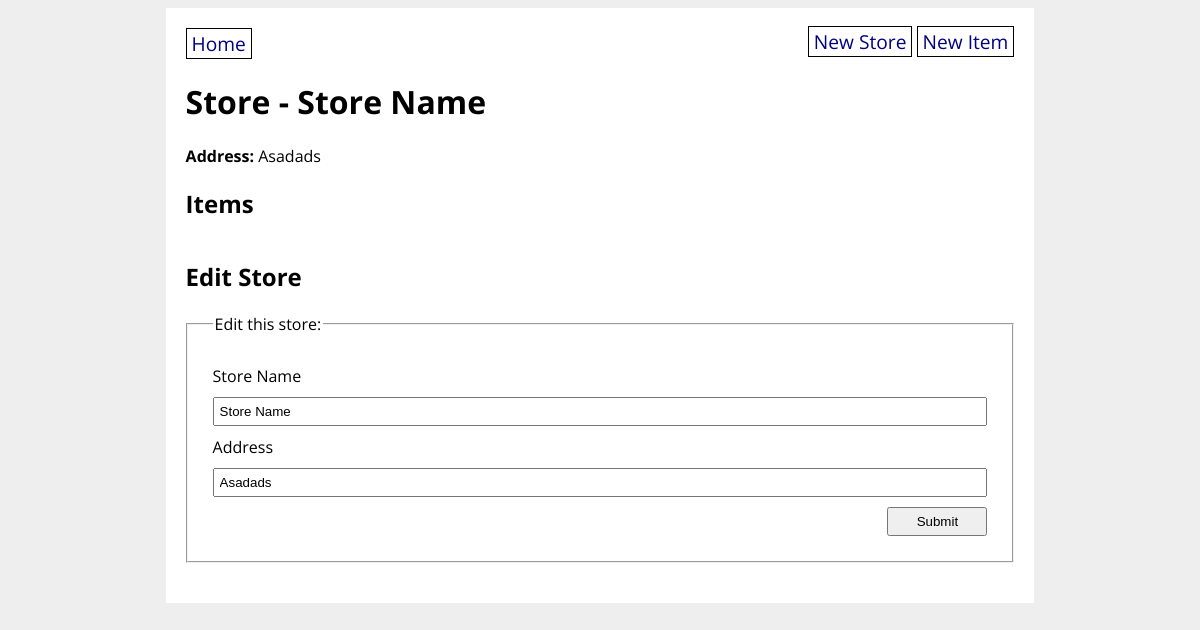
The app's page /store/2, older data.
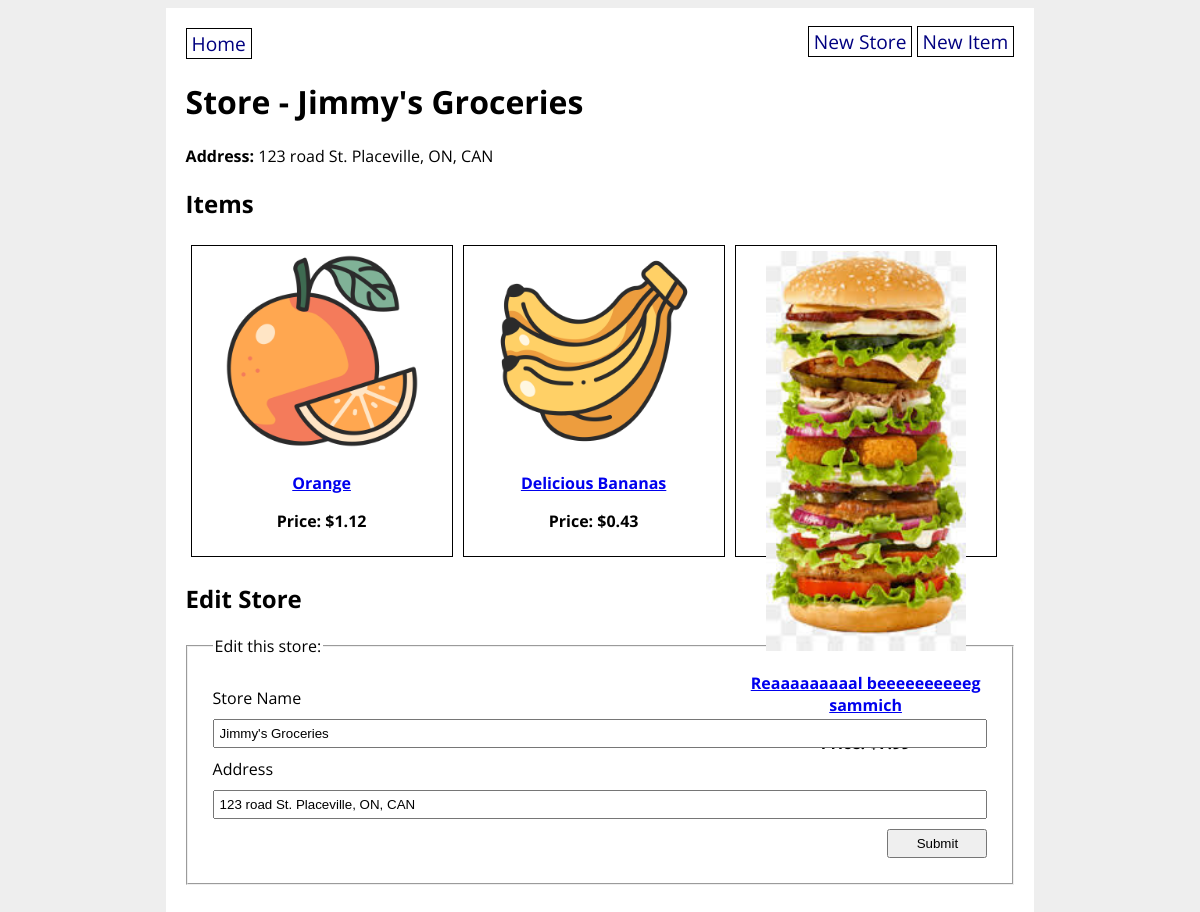
The same page, newer data.
### grocery_app/models.py (models this page shows, shortened)
class GroceryStore(db.Model):
    id = db.Column(db.Integer, primary_key=True)
    title = db.Column(db.String(80), nullable=False)
    address = db.Column(db.String(200), nullable=False)
    items = db.relationship('GroceryItem', back_populates='store')

class GroceryItem(db.Model):
    id = db.Column(db.Integer, primary_key=True)
    name = db.Column(db.String(80), nullable=False)
    price = db.Column(db.Float(precision=2), nullable=False)
    category = db.Column(db.Enum(ItemCategory), default=ItemCategory.OTHER)
    photo_url = db.Column(URLType)
    store_id = db.Column(db.Integer, db.ForeignKey('grocery_store.id'), nullable=False)
    store = db.relationship('GroceryStore', back_populates='items')

### grocery_app/routes.py (the view, shortened to what this page needs)
@main.route('/store/<store_id>', methods=['GET', 'POST'])
def store_detail(store_id):
    store = GroceryStore.query.get(store_id) # first query is to get the store data for modification
    form = GroceryStoreForm(obj=store)
    store = GroceryStore.query.get(store_id) # second query is to return the most recent (edited) data to the item details page
    return render_template('store_detail.html', form=form, store=store)

### grocery_app/forms.py
class GroceryStoreForm(FlaskForm):
    title = StringField('Store Name')
    address = StringField('Address')
    submit = SubmitField('Submit')

### grocery_app/templates/store_detail.html (shortened to what this page needs)
{% extends 'base.html' %}
{% block content %}
<h1>Store - {{ store.title }}</h1>
<strong>Address:</strong> {{ store.address }}
<h2>Items</h2>
<div class="items">
    {% for item in store.items %}
    <div class="item-details">
        <a href="/item/{{ item.id }}"><img src="{{ item.photo_url }}" alt="{{ item.name }}" width="200px">
        <p><strong>{{ item.name }}</strong></p></a>
        <p><strong>Price: ${{ item.price }}</strong></p>
    </div>
    {% endfor %}
</div>
<h2>Edit Store</h2>
<form method="POST" action="{{ url_for('main.store_detail', store_id=store.id) }}">
    <fieldset>
        <legend>Edit this store:</legend>
        {{ form.title.label }}
        {{ form.title }}
        {{ form.address.label }}
        {{ form.address }}
        {{ form.submit }}
    </fieldset>
</form>
{% endblock %}

### grocery_app/templates/base.html (shortened to what this page needs)
<!DOCTYPE html>
<html>
    <head>
        <link rel="stylesheet" href="/static/style.css">
    </head>
    <body>
        <div id="content">
            <nav>
                <a href="/">Home</a>
                <div>
                    <a href="/new_store">New Store</a>
                    <a href="/new_item">New Item</a>
                </div>
            </nav>
            {% block content %}{% endblock %}
        </div>
    </body>
</html>

### grocery_app/static/style.css (style rules this page uses)
body { display: flex; flex-direction: column; align-items: center; background-color: #eee; font-family: 'Open Sans', sans-serif; }
#content { width: 70%; background-color: white; padding: 20px; }
nav { width: 100%; display: flex; flex-direction: row; justify-content: space-between; }
nav a { color: navy; text-decoration: none; border: 1px solid black; padding: 1px 5px; font-size: 1.2em; }
fieldset { display: flex; flex-direction: column; margin: 20px 0; padding: 20px; }
fieldset * { margin: 5px; }
fieldset input { padding: 5px; }
input[type=submit] { width: 100px; align-self: flex-end; }
div.items { display: flex; flex-direction: row; flex-wrap: wrap; }
div.item-details { border: 1px solid black; margin: 5px; padding: 5px; text-align: center; width: 250px; height: 300px; }

Row changes from the older to the newer data that the page shows:
changed GroceryStore: title "Store Name" → "Jimmy's Groceries"; address "Asadads" → "123 road St. Placeville, ON, CAN"; title.label "Store Name" → (not shown)
added GroceryItem: photo_url (picture), name "Orange", price "1.12"
added GroceryItem: photo_url (picture), name "Delicious Bananas", price "0.43"
added GroceryItem: photo_url (picture), name "Reaaaaaaaaal beeeeeeeeeeg sammich"
Text that changed along with them:
text now shown: "Store Name"
